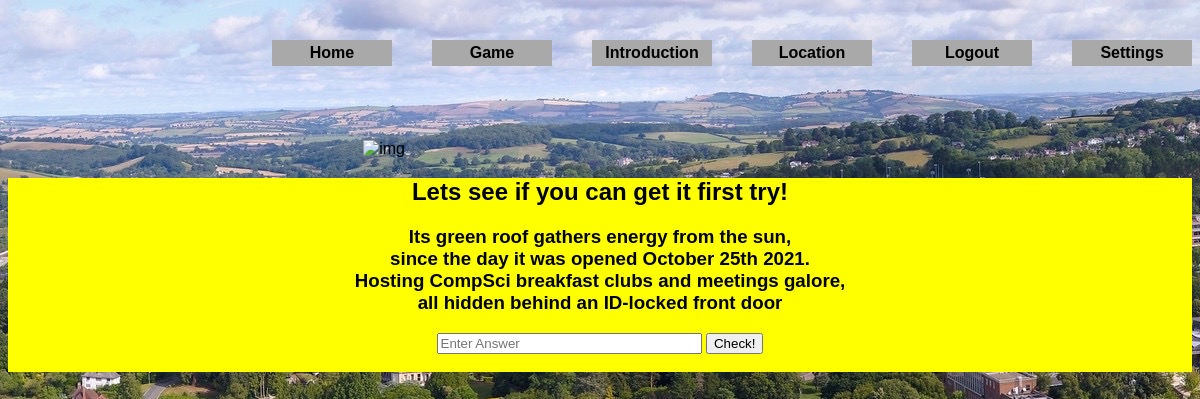
The app's page /game/, older data.
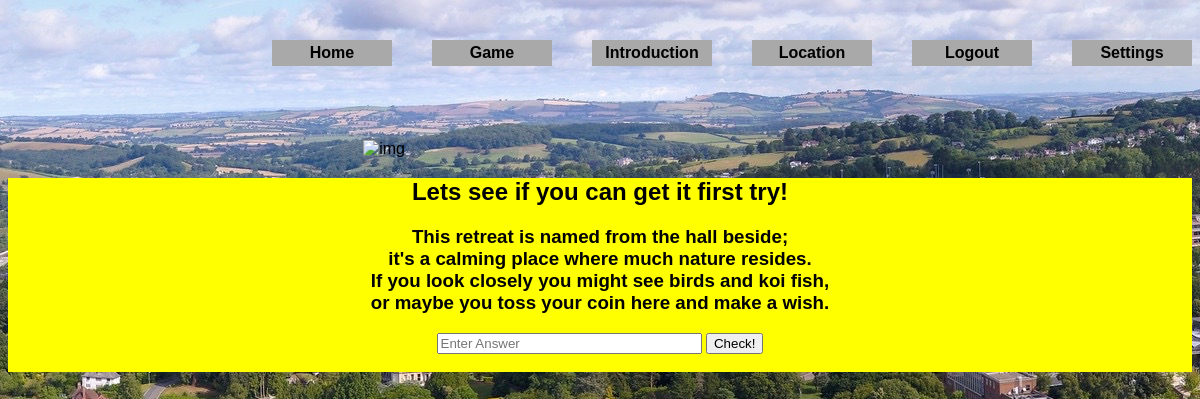
The same page, newer data.
### websiteApp/models.py (models this page shows)
class Riddle(models.Model):
    question = models.TextField(max_length=250)
    answer = models.CharField(max_length=200)
    time = models.DateTimeField('date published')
    points = models.IntegerField()
    likes = models.IntegerField()

### websiteApp/views.py (the view, shortened to what this page needs)
# urls.py: path('game/', views.game, name='game'),
def game(request):
    day_of_month = int(datetime.datetime.now().strftime("%d")) # Gets day of month as int
    chosen_riddle = day_of_month % Riddle.objects.all().count() # Selects riddle, changes per day
    riddle = Riddle.objects.order_by('pk')[chosen_riddle]
    not_done_riddle = True
    answer_wrong = False
    riddle_text = riddle.question
    context = {
        'not_done_riddle': not_done_riddle,
        'answer_wrong': answer_wrong,
        'riddle_text': riddle_text,
    }
    return render(request, 'websiteApp/game.html', context)

### websiteApp/templates/websiteApp/game.html (shortened to what this page needs)
<!DOCTYPE html>
{% load static %}
<html lang="en">
<head>
    <link rel="stylesheet" type="text/css" href="{% static 'Style.css' %}">
</head>
<body>
    <ul class="nav">
        <li><a href="{% url 'settings' %}">Settings</a></li>
        <li><a href="{% url 'logout' %}">Logout</a></li>
        <li><a href="{% url 'location' %}">Location</a></li>
        <li><a href="{% url 'introduce' %}">Introduction</a></li>
        <li><a href="{% url 'game' %}">Game</a></li>
        <li><a href="{% url 'campus_exploration' %}">Home</a></li>
    </ul>
    <div id="googleMap">
        <img id ="backupimg" src="{% static 'map.png' %}" alt="img">
    </div>
    <div id="riddle">
    {% if not_done_riddle %}
        {% if answer_wrong %}
            <h2>Not quite. Give it another shot!</h2>
        {% else %}
            <h2>Lets see if you can get it first try!</h2>
        {% endif %}
        <h3>{{ riddle_text|linebreaks }}</h3>
        <form method="POST" action="{% url 'game' %}" id = "form1">
            <input type="text" placeholder="Enter Answer" id = "answer"  name="answer" size="30" >
            <button type="submit" form="form1">Check!</button>
        </form>
        <br>
    {% else %}
        <h2> Good Job! <br>
            You've already done your riddle today! <br>
            You're clearly an overachiever!
    {% endif %}
</body>
</html>

### websiteApp/static/websiteApp/Style.css (style rules this page uses)
* { box-sizing: border-box; font-family: Arial, Helvetica, sans-serif; }
body { background-image: url("uox.jpg"); }
a:link, a:visited { text-decoration: none; color: black; display: block; font-weight: bold; background: darkgray; width: 120px; text-align: center; padding: 4px; }
.nav { height: 100px; width: 100%; list-style: none none; float: bottom; margin: 20px; }
ul li { list-style: none none; float: right; margin: 20px; }
#riddle { text-align: center; background-color: yellow; border-width: 5px; border-color: black; }
#backupimg { height: 40%; width: 40%; }
#googleMap { display: flex; justify-content: center; }

Row changes from the older to the newer data that the page shows:
no longer on this page (row unchanged): Riddle: question "Its green roof gathers energy from the sun, since the day it was opened October 25th 2021. Hosting CompSci breakfast clubs and meetings galore, all hidden behind an ID-locked front door"
added Riddle: question "This retreat is named from the hall beside; it's a calming place where much nature resides. If you look closely you might see birds and koi fish, or maybe you toss your coin here and make a wish."
